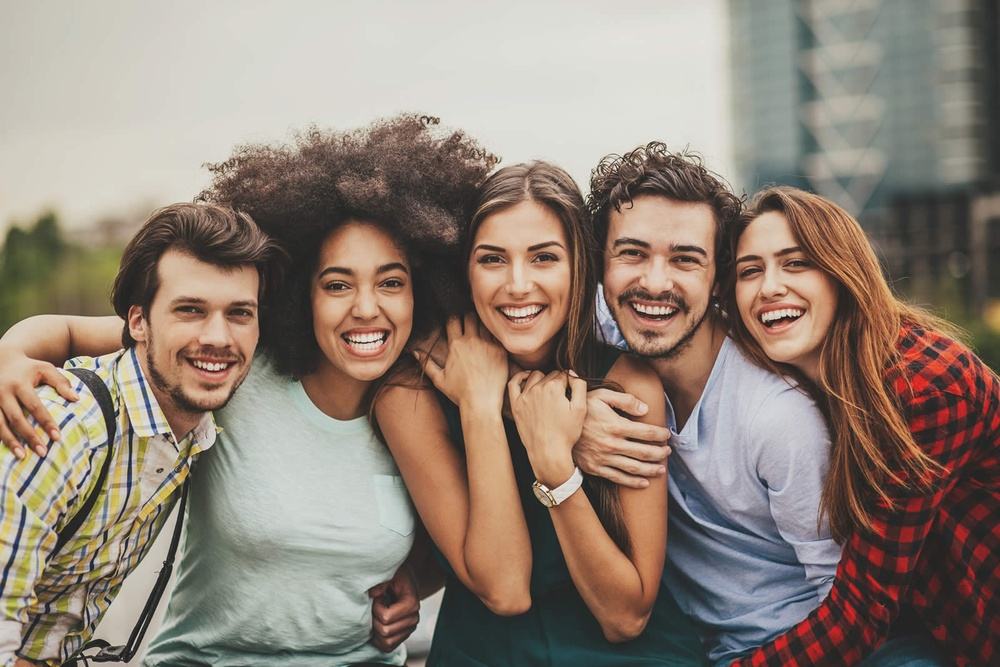
#> input picture face_detection/input/friends.jpg, 1000 x 667 px, shrunk from 1600 x 1067 before the run
$ python face_detection.py
#> lines starting #> are read from the running program, lines starting #| are printed output that depends on the picture; after the words box and inside, x2 and y2 are one past the last pixel; in counts of white or black regions, pixels touching at a corner belong together
import cv2

# Carregando os modelos de classificação para olhos, rosto e sorriso
eye_cascade  = cv2.CascadeClassifier('haarcascades/haarcascade_eye_tree_eyeglasses.xml')
face_cascade = cv2.CascadeClassifier('haarcascades/haarcascade_frontalface_alt.xml')
smile_cascade = cv2.CascadeClassifier('haarcascades/haarcascade_smile.xml')

imgs = ['friends.jpg','multi.jpg']
for src in imgs:
    # Carregando a imagem
    img = cv2.imread(f'input/{src}')
#> img is the input picture: shape (667, 1000, 3); mean B, G, R 118.6, 130.2, 144.2

    # Convertendo para Preto e Branco para a Classificação
    gray = cv2.cvtColor(img, cv2.COLOR_BGR2GRAY)
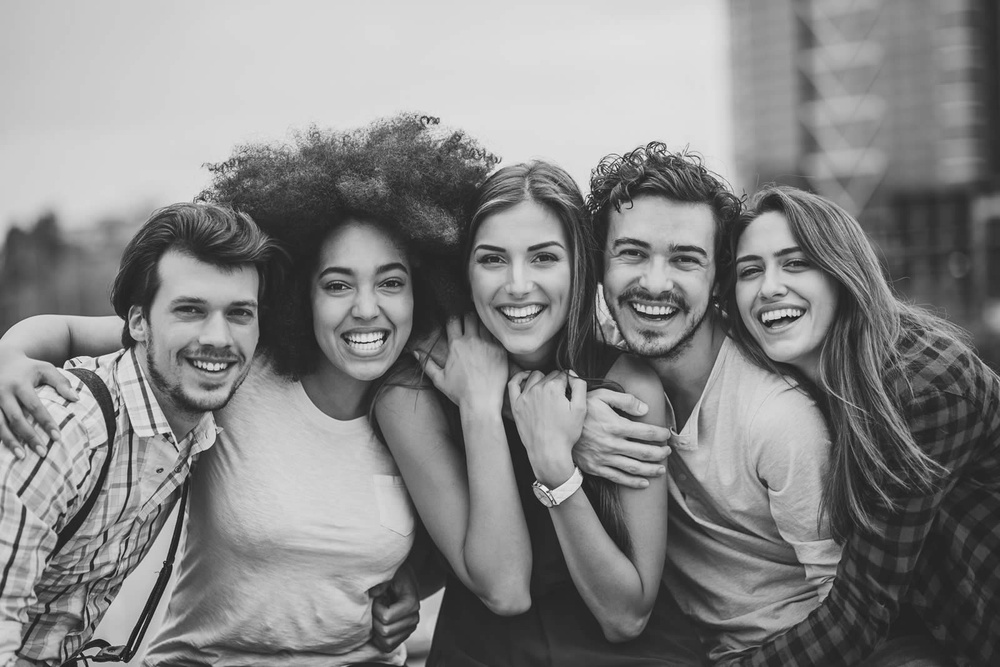
#> gray: shape (667, 1000); min 19, max 248, mean 133

    # Executand a classficação dos rostos
    faces = face_cascade.detectMultiScale(gray, scaleFactor =1.1, minNeighbors = 2)
#> faces = [[715, 221, 120, 120], [300, 233, 130, 130], [455, 209, 128, 128], [588, 201, 139, 139], [146, 261, 136, 136]]

    for (x, y, w, h) in faces:
        # desenhando um retangulo no rosto detectado
        cv2.rectangle(img, (x, y), (x+w, y+h), (255, 0, 0), 2)

        # Reduzindo a região de interesse os para melhor encontrar os olhos
        roi_gray = gray[y:y+h, x:x+w]
        roi_color = img[y:y+h, x:x+w]

        # Executando a classificação dos olhos
        eyes = eye_cascade.detectMultiScale(roi_gray, scaleFactor =1.1, minNeighbors = 2)
        for (ex,ey,ew,eh) in eyes:
            # desenhando um retangulo nos olhos detectados
            cv2.rectangle(roi_color,(ex,ey),(ex+ew,ey+eh),(0,255,0),2)

        # Executando a classificação dos olhos
        smiles = smile_cascade.detectMultiScale(roi_gray,scaleFactor =2.5, minNeighbors = 8)
        for (sx,sy,sw,sh) in smiles:
            # desenhando um retangulo nos olhos detectados
            cv2.rectangle(roi_color,(sx,sy),(sx+sw,sy+sh),(0,0,255),2)
#> this loop made 5 passes
#> (x, y, w, h, eyes, smiles) on passes 1 to 5: (715, 221, 120, 120, [[67, 30, 26, 26], [22, 38, 26, 26]], [[23, 69, 90, 45]]), (300, 233, 130, 130, [[22, 39, 29, 29], [75, 34, 32, 32]], [[22, 79, 90, 45]]), (455, 209, 128, 128, [[75, 37, 26, 26], [23, 37, 26, 26]], [[22, 77, 90, 45]]), (588, 201, 139, 139, [[84, 47, 27, 27], [32, 40, 26, 26]], [[22, 86, 90, 45]]), (146, 261, 136, 136, [[29, 37, 24, 24], [80, 39, 28, 28], [21, 29, 46, 46]], [[19, 78, 90, 45]])
#> pass 1, `roi_gray = gray[y:y+h, x:x+w]`:
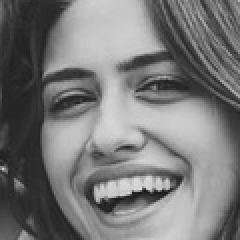
#> roi_gray: shape (120, 120) (shown 2 times larger); min 24, max 222, mean 120.2
#> pass 1, `roi_color = img[y:y+h, x:x+w]`:
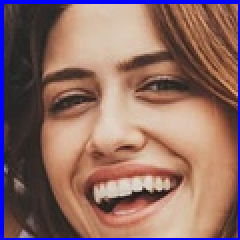
#> roi_color: shape (120, 120, 3) (shown 2 times larger); mean B, G, R 101.9, 107.3, 141.4
#> pass 2, `roi_color = img[y:y+h, x:x+w]`:
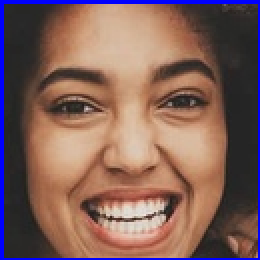
#> roi_color: shape (130, 130, 3) (shown 2 times larger); mean B, G, R 90.5, 96.9, 129.1
#> after the loop:
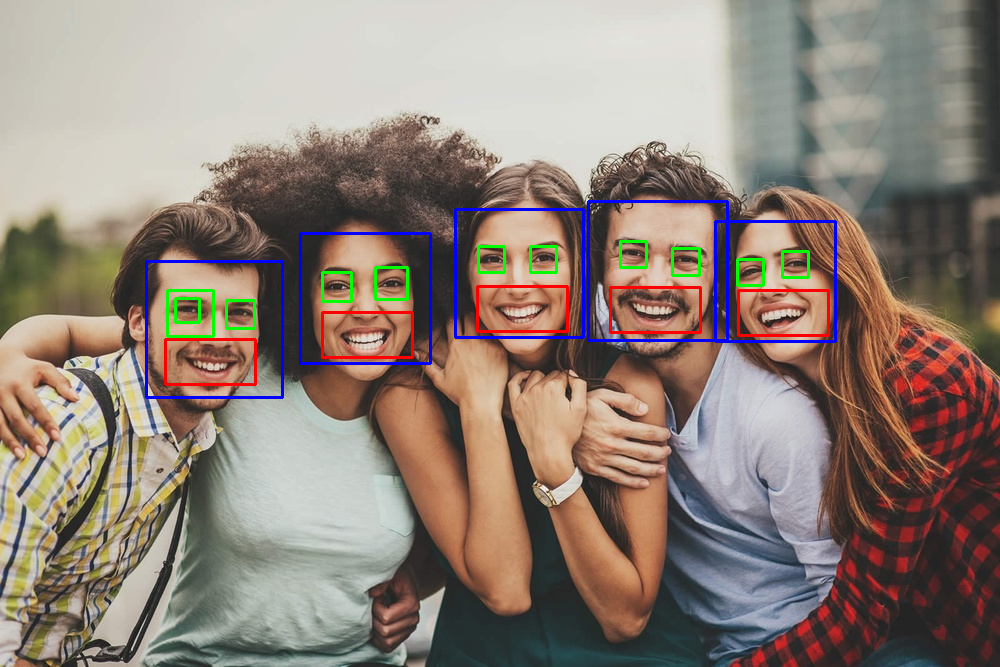
#> img: shape (667, 1000, 3); 2.33% of pixels changed, all inside (x1, y1, x2, y2) = (145, 200, 837, 399)
#> after the loop:
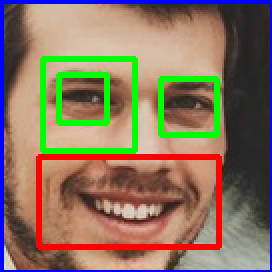
#> roi_color: shape (136, 136, 3) (shown 2 times larger); mean B, G, R 95.2, 116.4, 137.1
#> after the loop:
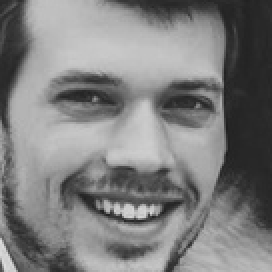
#> roi_gray: shape (136, 136) (shown 2 times larger); min 29, max 220, mean 126.8
    cv2.imshow(src, img)
#> pass 2 of the loop `for src in imgs:`:
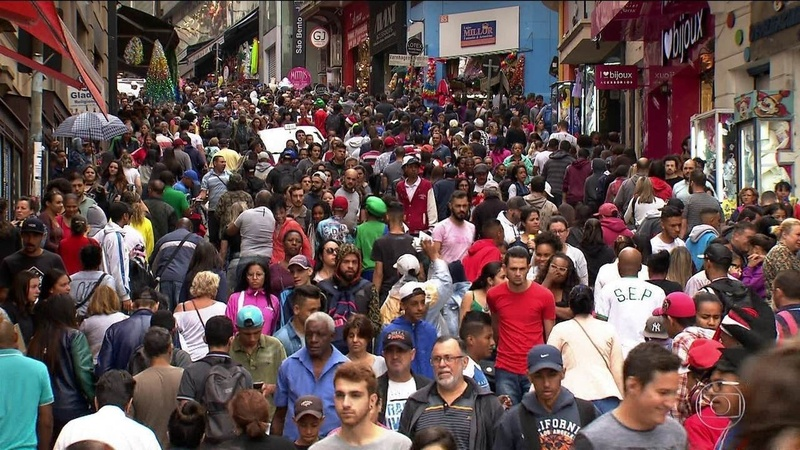
#> input picture face_detection/input/multi.jpg, 800 x 450 px, shrunk from 1280 x 720 before the run
#> img is the input picture: shape (450, 800, 3); mean B, G, R 80.2, 81, 100.5
#> `gray = cv2.cvtColor(img, cv2.COLOR_BGR2GRAY)`:
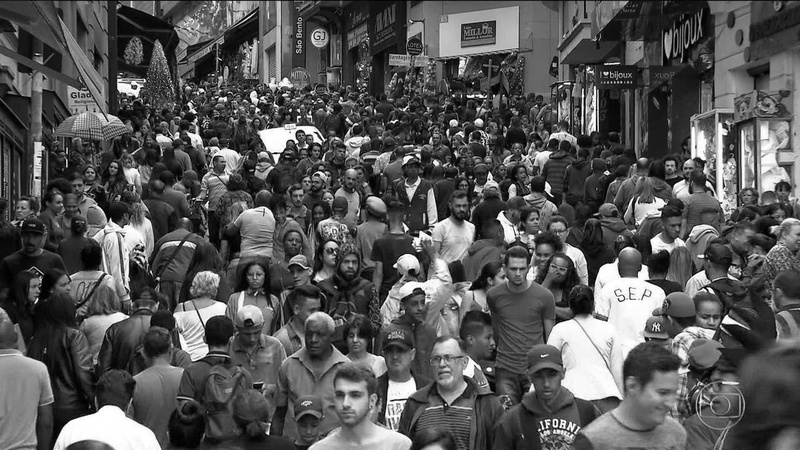
#> gray: shape (450, 800); min 0, max 255, mean 86.7
#> faces = 16 rows, first 6: [451, 198, 22, 22], [10, 199, 21, 21], [666, 218, 23, 23], [283, 232, 22, 22], [532, 246, 22, 22], [339, 253, 23, 23]
#> the loop `for (x, y, w, h) in faces:` made 16 passes
#> after the loop `for (x, y, w, h) in faces:`:
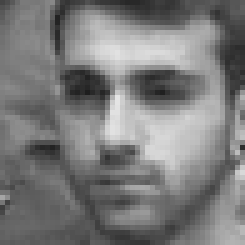
#> roi_gray: shape (49, 49) (shown 5 times larger); min 30, max 229, mean 123.2
cv2.waitKey()
